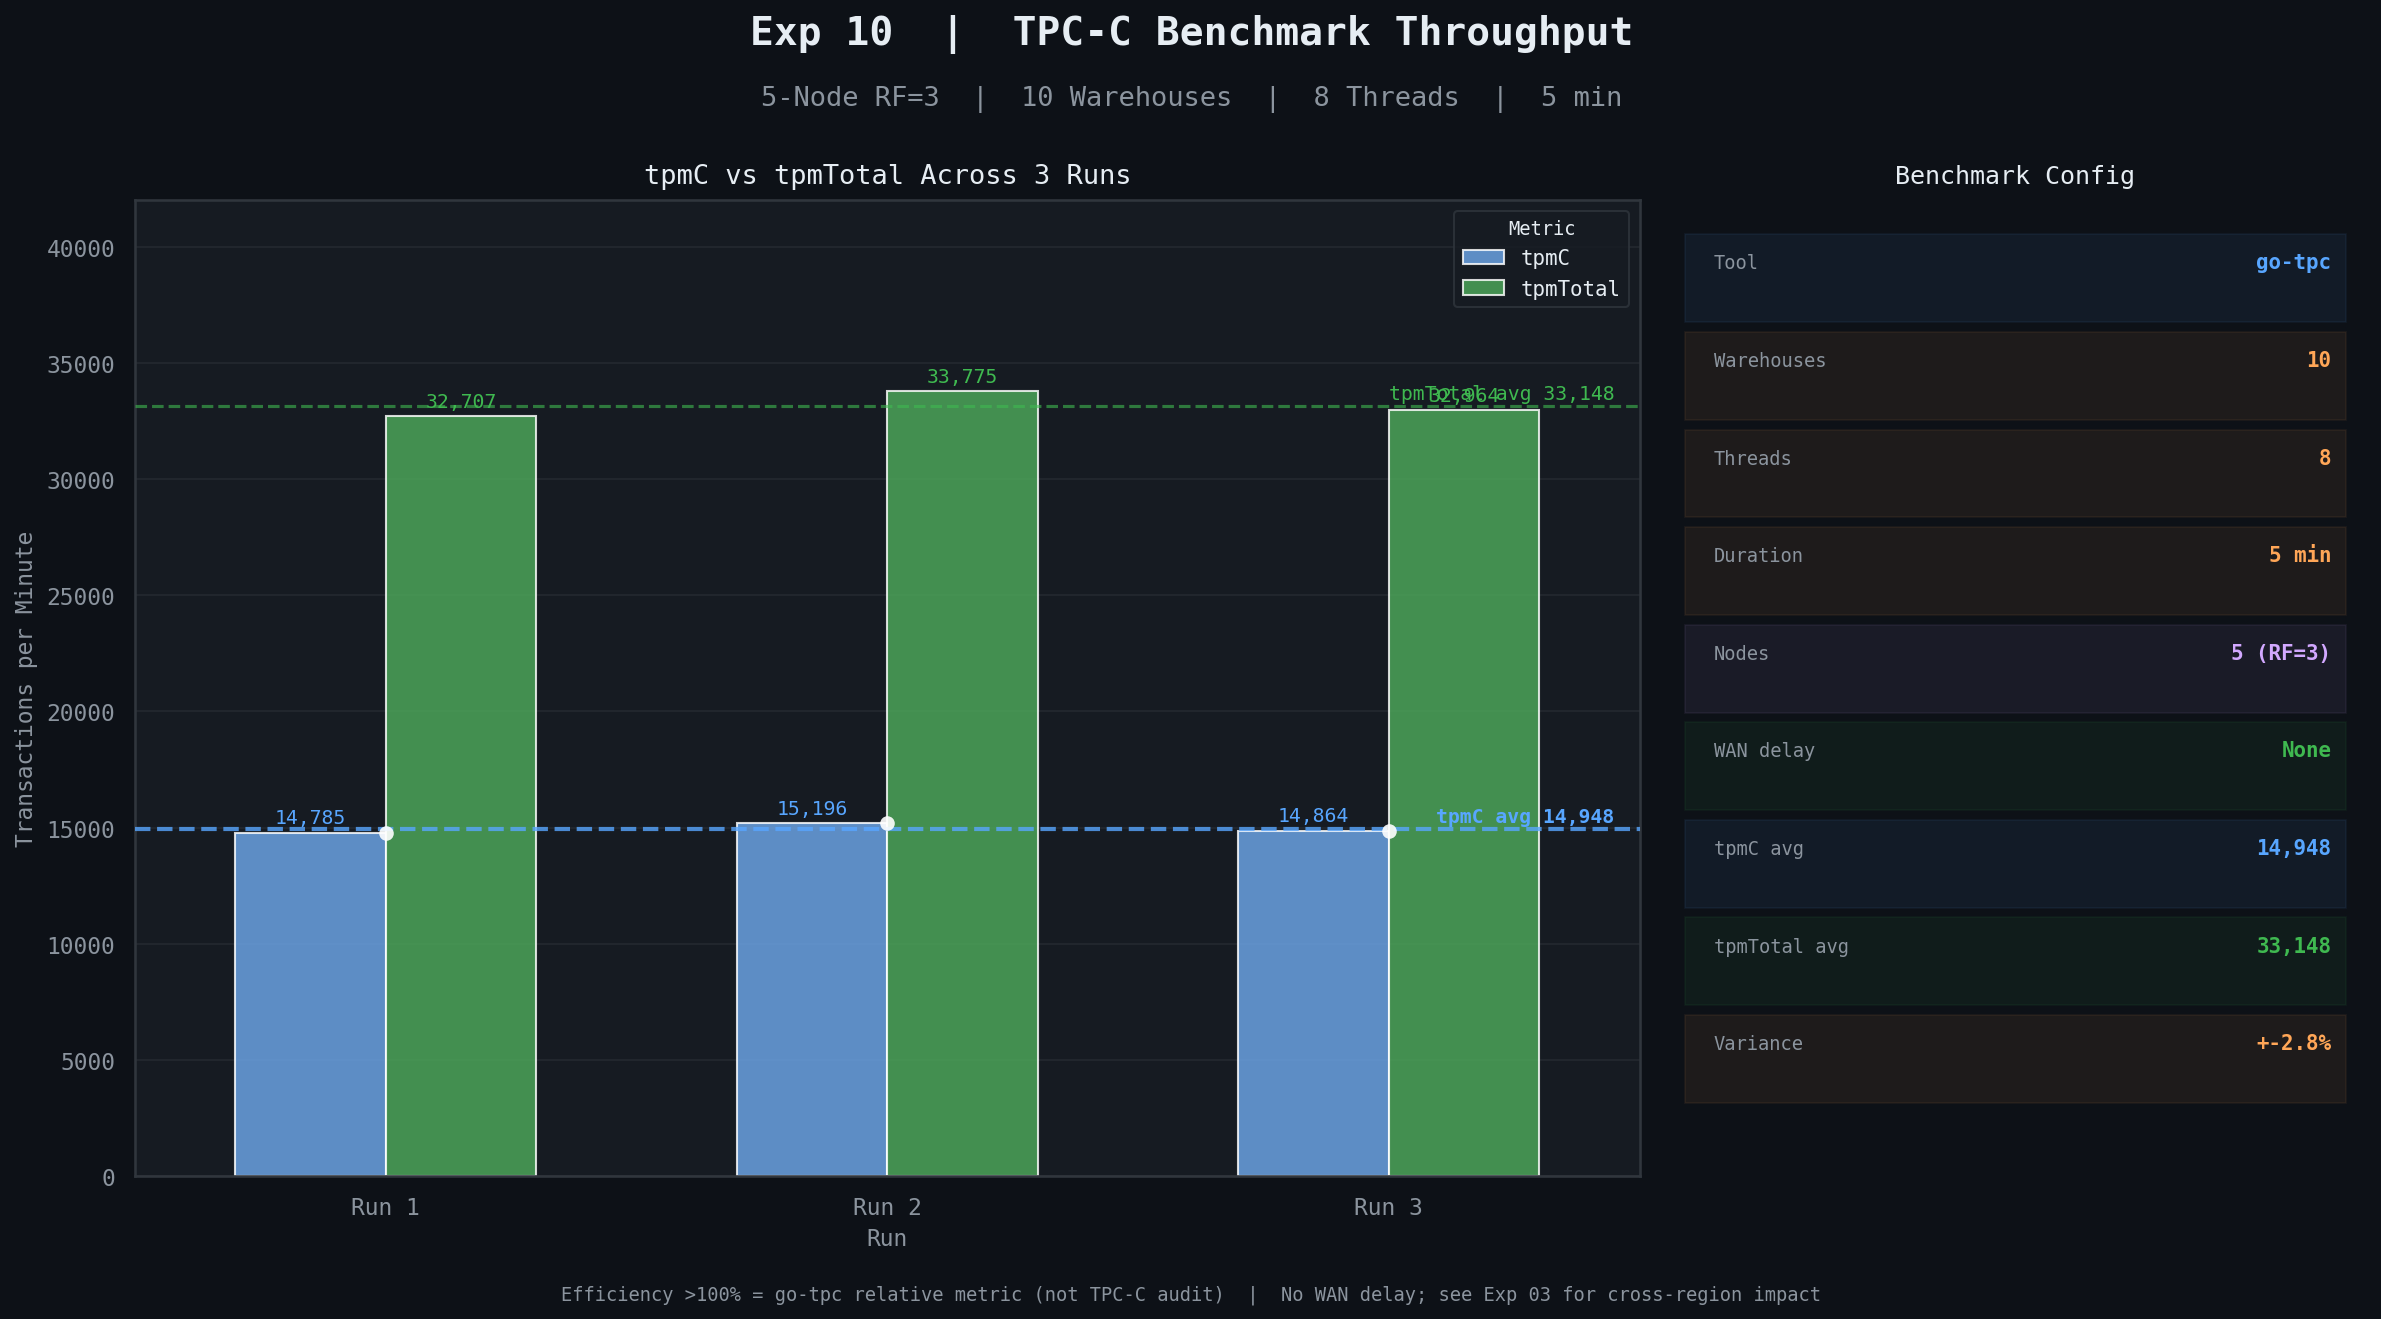

Write Python code to recreate this figure.
"""Exp 10 — TPC-C Benchmark Throughput"""
import seaborn as sns
import matplotlib.pyplot as plt
import pandas as pd
import numpy as np

BG, PANEL = '#0d1117', '#161b22'
TEXT, MUTED, BORDER = '#e6edf3', '#8b949e', '#30363d'
BLUE, GREEN, ORANGE, PURPLE = '#58a6ff', '#3fb950', '#ffa657', '#d2a8ff'

RC = {
    'axes.facecolor': PANEL, 'figure.facecolor': BG,
    'axes.edgecolor': BORDER, 'grid.color': '#21262d',
    'text.color': TEXT, 'axes.labelcolor': MUTED,
    'xtick.color': MUTED, 'ytick.color': MUTED,
    'legend.facecolor': PANEL, 'legend.edgecolor': BORDER,
    'legend.labelcolor': TEXT, 'axes.unicode_minus': False,
    'font.family': 'monospace', 'font.size': 11,
}
sns.set_theme(style='darkgrid', rc=RC)

runs      = ['Run 1', 'Run 2', 'Run 3']
tpmc      = [14784.6, 15196.0, 14864.4]
tpm_total = [32706.6, 33774.6, 32963.8]
avg_tpmc  = np.mean(tpmc)
avg_total = np.mean(tpm_total)

rows = []
for run, tc, tt in zip(runs, tpmc, tpm_total):
    rows += [
        {'Run': run, 'Value': tc, 'Metric': 'tpmC'},
        {'Run': run, 'Value': tt, 'Metric': 'tpmTotal'},
    ]
df = pd.DataFrame(rows)

fig, (ax_main, ax_info) = plt.subplots(1, 2, figsize=(16, 9), facecolor=BG,
                                        gridspec_kw={'width_ratios': [3, 1.4]})
fig.text(0.5, 0.96, 'Exp 10  |  TPC-C Benchmark Throughput',
         ha='center', fontsize=19, fontweight='bold', color=TEXT)
fig.text(0.5, 0.915, '5-Node RF=3  |  10 Warehouses  |  8 Threads  |  5 min',
         ha='center', fontsize=13, color=MUTED)

ax_main.set_facecolor(PANEL)
for sp in ax_main.spines.values(): sp.set_edgecolor(BORDER)
sns.barplot(data=df, x='Run', y='Value', hue='Metric',
            palette=[BLUE, GREEN], ax=ax_main,
            errorbar=None, width=0.6, alpha=0.82)
sns.stripplot(data=df[df['Metric'] == 'tpmC'], x='Run', y='Value',
              ax=ax_main, color='white', size=7, alpha=0.9, zorder=5,
              jitter=False, dodge=True)
ax_main.axhline(avg_tpmc,  color=BLUE,  lw=2,   ls='--', alpha=0.8, zorder=4)
ax_main.axhline(avg_total, color=GREEN, lw=1.5, ls='--', alpha=0.6, zorder=4)
ax_main.text(2.45, avg_tpmc  + 300, f'tpmC avg {avg_tpmc:,.0f}',
             ha='right', fontsize=9.5, color=BLUE, fontweight='bold')
ax_main.text(2.45, avg_total + 300, f'tpmTotal avg {avg_total:,.0f}',
             ha='right', fontsize=9.5, color=GREEN)
for p in ax_main.patches:
    h = p.get_height()
    if h > 1000:
        ax_main.text(p.get_x() + p.get_width() / 2, h + 400,
                     f'{h:,.0f}', ha='center', fontsize=9.5,
                     color=BLUE if h < 25000 else GREEN)
ax_main.set_ylim(0, 42000)
ax_main.set_xlabel('Run', color=MUTED, fontsize=11)
ax_main.set_ylabel('Transactions per Minute', color=MUTED, fontsize=11)
ax_main.set_title('tpmC vs tpmTotal Across 3 Runs', color=TEXT, fontsize=13, pad=8)
ax_main.legend(title='Metric', fontsize=10, title_fontsize=9)

ax_info.set_facecolor(PANEL)
for sp in ax_info.spines.values(): sp.set_edgecolor(BORDER)
ax_info.axis('off')
ax_info.set_title('Benchmark Config', color=TEXT, fontsize=12, pad=8)
config = [
    ('Tool', 'go-tpc', BLUE),
    ('Warehouses', '10', ORANGE),
    ('Threads', '8', ORANGE),
    ('Duration', '5 min', ORANGE),
    ('Nodes', '5 (RF=3)', PURPLE),
    ('WAN delay', 'None', GREEN),
    ('tpmC avg', f'{avg_tpmc:,.0f}', BLUE),
    ('tpmTotal avg', f'{avg_total:,.0f}', GREEN),
    ('Variance', '+-2.8%', ORANGE),
]
for i, (k, v, c) in enumerate(config):
    y = 0.93 - i * 0.1
    ax_info.add_patch(plt.Rectangle((0.03, y - 0.055), 0.94, 0.09,
        facecolor=c, alpha=0.07, edgecolor=c, lw=0.8, transform=ax_info.transAxes))
    ax_info.text(0.07, y, k, fontsize=9, color=MUTED, transform=ax_info.transAxes)
    ax_info.text(0.95, y, v, fontsize=10, color=c, fontweight='bold',
                 ha='right', transform=ax_info.transAxes)

fig.text(0.5, 0.03,
    'Efficiency >100% = go-tpc relative metric (not TPC-C audit)  |  No WAN delay; see Exp 03 for cross-region impact',
    ha='center', fontsize=9, color=MUTED)

plt.tight_layout(rect=[0, 0.05, 1, 0.89])
plt.savefig('phase10_tpcc.png', dpi=150, bbox_inches='tight', facecolor=BG)
plt.show()
print("Saved: phase10_tpcc.png")
